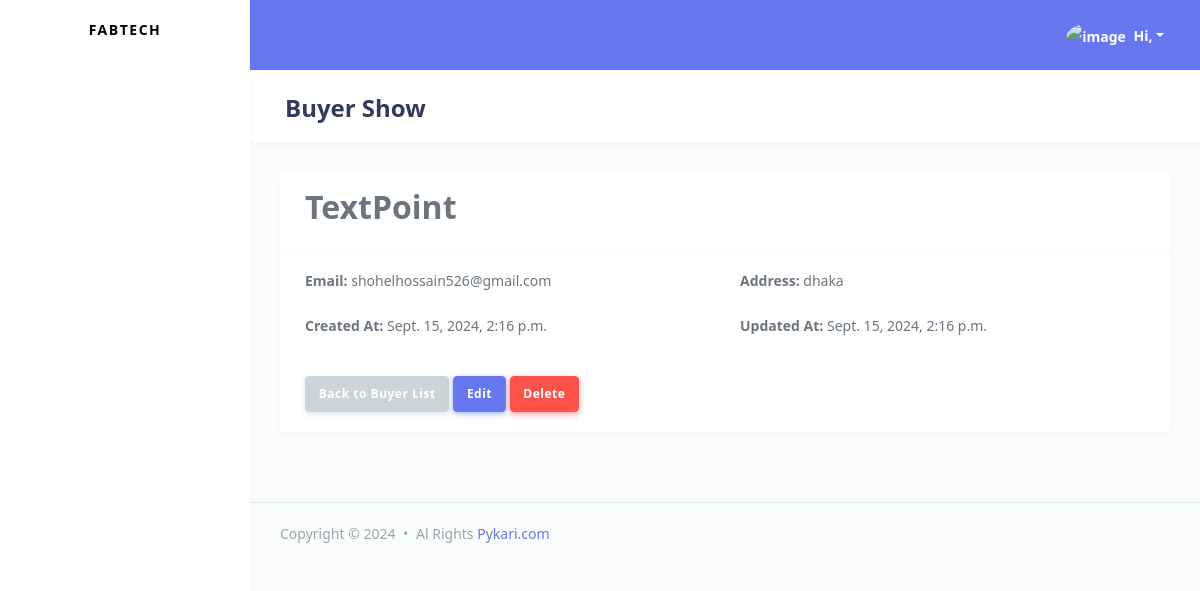
The app's page /fabricmanagement/buyer/1/, older data.
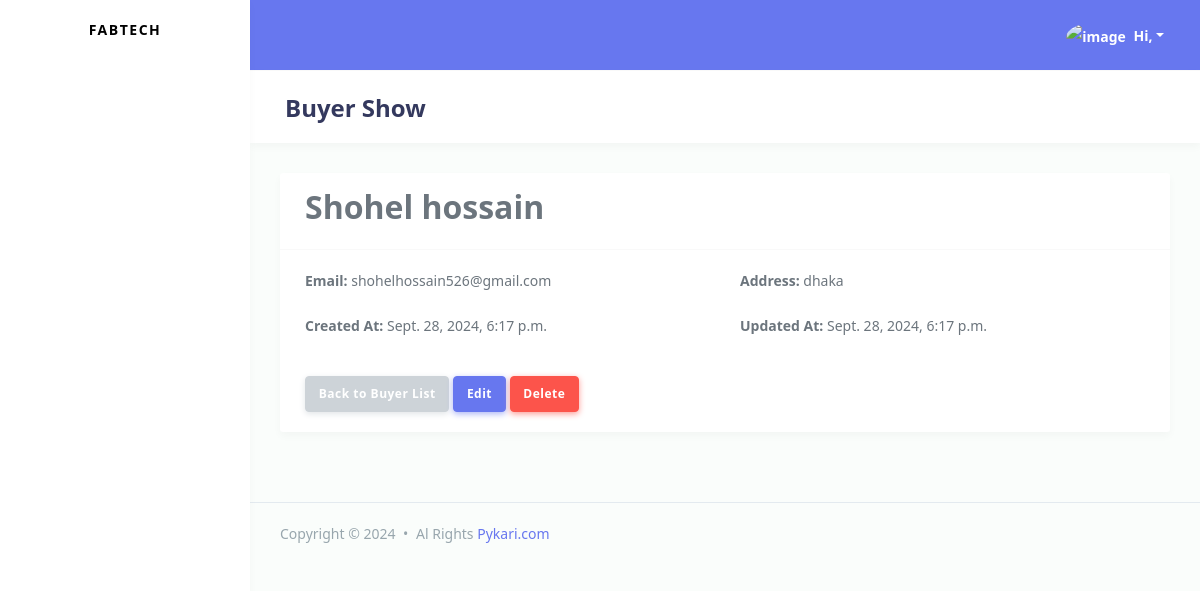
The same page, newer data.
### fabricmanagement/models.py (models this page shows)
class Buyer(models.Model):
    name = models.CharField(max_length=120, unique=True)
    email = models.EmailField(max_length=30)
    address = models.CharField(max_length=120)
    created_at = models.DateTimeField(auto_now_add=True)
    updated_at = models.DateTimeField(auto_now=True)
    created_by = models.ForeignKey(
        settings.AUTH_USER_MODEL,
        on_delete=models.CASCADE,
        related_name='buyers_created'
    )
    updated_by = models.ForeignKey(
        settings.AUTH_USER_MODEL,
        on_delete=models.SET_NULL,
        null=True,
        blank=True,
        related_name='buyers_updated'
    )
    class Meta:
        indexes = [
            models.Index(fields=['name']),
            models.Index(fields=['email']),
        ]

### fabricmanagement/MasterDataView.py (the view)
# urls.py: path('buyer/<int:pk>/', MasterDataView.BuyerDetailView.as_view(), name='buyer_detail'),
class BuyerDetailView(DetailView):
    model = Buyer
    template_name = 'buyer/show.html'

### fabricmanagement/templates/buyer/show.html (shortened to what this page needs)
{% extends "accounts/master/base.html" %}
{% block page_title %}
Buyer Show
{% endblock page_title %}
{% block page_body %}
<div class="card">
    <div class="card-header">
        <h2>{{ buyer.name }}</h2>
    </div>
    <div class="card-body">
        <div class="row">
            <div class="col-md-6">
                <strong>Email:</strong> {{ buyer.email }}
            </div>
            <div class="col-md-6">
                <strong>Address:</strong> {{ buyer.address }}
            </div>
        </div>
        <div class="row mt-4">
            <div class="col-md-6">
                <strong>Created At:</strong> {{ buyer.created_at }}
            </div>
            <div class="col-md-6">
                <strong>Updated At:</strong> {{ buyer.updated_at }}
            </div>
        </div>
    </div>
    <div class="card-footer">
        <a href="{% url 'buyer_list' %}" class="btn btn-secondary">Back to Buyer List</a>
        <a href="{% url 'buyer_update' buyer.pk %}" class="btn btn-primary">Edit</a>
        <form method="post" action="{% url 'buyer_delete' buyer.pk %}" class="d-inline-block" id="deleteForm{{ buyer.pk }}">
            <button type="button" class="btn btn-danger" onclick="confirmDelete({{ buyer.pk }});">
                Delete
            </button>
        </form>
    </div>
</div>
{% endblock page_body %}

Row changes from the older to the newer data that the page shows:
changed Buyer "shohelhossain526@gmail.com": name "TextPoint" → "Shohel hossain"; created_at "Sept. 15, 2024, 2:16 p.m." → "Sept. 28, 2024, 6:17 p.m."; updated_at "Sept. 15, 2024, 2:16 p.m." → "Sept. 28, 2024, 6:17 p.m."
